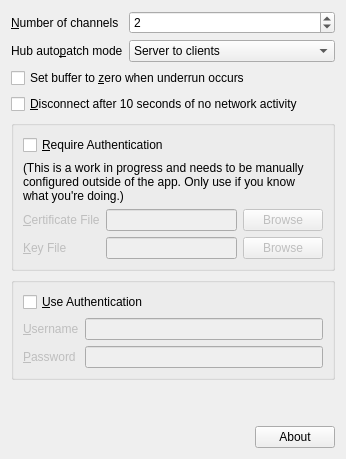
      <widget class="QWidget" name="basicTab">
       <property name="enabled">
        <bool>true</bool>
       </property>
       <attribute name="title">
        <string>Basic options</string>
       </attribute>
       <layout class="QGridLayout" name="gridLayout_3">
        <item row="0" column="1" colspan="2">
         <widget class="QSpinBox" name="channelSpinBox">
          <property name="sizePolicy">
           <sizepolicy hsizetype="Minimum" vsizetype="Fixed">
            <horstretch>0</horstretch>
            <verstretch>0</verstretch>
           </sizepolicy>
          </property>
          <property name="toolTip">
           <string>Number of input and output channels.</string>
          </property>
          <property name="minimum">
           <number>1</number>
          </property>
          <property name="value">
           <number>2</number>
          </property>
         </widget>
        </item>
        <item row="0" column="0">
         <widget class="QLabel" name="channelLabel">
          <property name="sizePolicy">
           <sizepolicy hsizetype="Maximum" vsizetype="Preferred">
            <horstretch>0</horstretch>
            <verstretch>0</verstretch>
           </sizepolicy>
          </property>
          <property name="text">
           <string>&amp;Number of channels</string>
          </property>
          <property name="buddy">
           <cstring>channelSpinBox</cstring>
          </property>
         </widget>
        </item>
        <item row="6" column="0" colspan="3">
         <widget class="QGroupBox" name="authGroupBox">
          <property name="enabled">
           <bool>true</bool>
          </property>
          <property name="title">
           <string/>
          </property>
          <layout class="QGridLayout" name="gridLayout_6">
           <item row="0" column="0" colspan="2">
            <widget class="QCheckBox" name="authCheckBox">
             <property name="text">
              <string>&amp;Use Authentication</string>
             </property>
            </widget>
           </item>
           <item row="3" column="1">
            <widget class="QLineEdit" name="passwordEdit">
             <property name="enabled">
              <bool>false</bool>
             </property>
             <property name="echoMode">
              <enum>QLineEdit::Password</enum>
             </property>
             <property name="cursorPosition">
              <number>0</number>
             </property>
            </widget>
           </item>
           <item row="2" column="1">
            <widget class="QLineEdit" name="usernameEdit">
             <property name="enabled">
              <bool>false</bool>
             </property>
            </widget>
           </item>
           <item row="3" column="0">
            <widget class="QLabel" name="passwordLabel">
             <property name="enabled">
              <bool>false</bool>
             </property>
             <property name="text">
              <string>&amp;Password</string>
             </property>
             <property name="buddy">
              <cstring>passwordEdit</cstring>
             </property>
            </widget>
           </item>
           <item row="2" column="0">
            <widget class="QLabel" name="usernameLabel">
             <property name="enabled">
              <bool>false</bool>
             </property>
             <property name="text">
              <string>&amp;Username</string>
             </property>
             <property name="buddy">
              <cstring>usernameEdit</cstring>
             </property>
            </widget>
           </item>
          </layout>
         </widget>
        </item>
        <item row="9" column="0" colspan="3">
         <layout class="QHBoxLayout" name="aboutLayout">
          <item>
           <spacer name="aboutSpacer">
            <property name="orientation">
             <enum>Qt::Horizontal</enum>
            </property>
            <property name="sizeHint" stdset="0">
             <size>
              <width>40</width>
              <height>20</height>
             </size>
            </property>
           </spacer>
          </item>
          <item>
           <widget class="QPushButton" name="aboutButton">
            <property name="text">
             <string>About</string>
            </property>
           </widget>
          </item>
         </layout>
        </item>
        <item row="1" column="0">
         <widget class="QLabel" name="autoPatchLabel">
          <property name="sizePolicy">
           <sizepolicy hsizetype="Maximum" vsizetype="Preferred">
            <horstretch>0</horstretch>
            <verstretch>0</verstretch>
           </sizepolicy>
          </property>
          <property name="text">
           <string>Hub auto&amp;patch mode</string>
          </property>
          <property name="buddy">
           <cstring>autoPatchComboBox</cstring>
          </property>
         </widget>
        </item>
        <item row="3" column="0" colspan="3">
         <widget class="QCheckBox" name="zeroCheckBox">
          <property name="toolTip">
           <string>Silence the audio when there's a buffer underrun.</string>
          </property>
          <property name="text">
           <string>Set buffer to &amp;zero when underrun occurs</string>
          </property>
         </widget>
        </item>
        <item row="4" column="0" colspan="3">
         <widget class="QCheckBox" name="timeoutCheckBox">
          <property name="toolTip">
           <string>Stop JackTrip if no network traffic has been received for 10 seconds.</string>
          </property>
          <property name="text">
           <string>&amp;Disconnect after 10 seconds of no network activity</string>
          </property>
         </widget>
        </item>
        <item row="7" column="0">
         <spacer name="basicVerticalSpacer">
          <property name="orientation">
           <enum>Qt::Vertical</enum>
          </property>
          <property name="sizeType">
           <enum>QSizePolicy::Expanding</enum>
          </property>
          <property name="sizeHint" stdset="0">
           <size>
            <width>20</width>
            <height>40</height>
           </size>
          </property>
         </spacer>
        </item>
        <item row="1" column="1" colspan="2">
         <widget class="QComboBox" name="autoPatchComboBox">
          <property name="toolTip">
           <string>Select how you want audio to be routed by the hub server.</string>
          </property>
          <property name="currentIndex">
           <number>0</number>
          </property>
          <item>
           <property name="text">
            <string>Server to clients</string>
           </property>
          </item>
          <item>
           <property name="text">
            <string>Client loopback</string>
           </property>
          </item>
          <item>
           <property name="text">
            <string>Client fan out/in but no loopback</string>
           </property>
          </item>
          <item>
           <property name="text">
            <string>Full Mix</string>
           </property>
          </item>
          <item>
           <property name="text">
            <string>No auto patching</string>
           </property>
          </item>
         </widget>
        </item>
        <item row="5" column="0" colspan="3">
         <widget class="QGroupBox" name="requireAuthGroupBox">
          <property name="title">
           <string/>
          </property>
          <layout class="QGridLayout" name="gridLayout_7">
           <item row="2" column="0">
            <widget class="QLabel" name="certLabel">
             <property name="enabled">
              <bool>false</bool>
             </property>
             <property name="text">
              <string>&amp;Certificate File</string>
             </property>
             <property name="buddy">
              <cstring>certEdit</cstring>
             </property>
            </widget>
           </item>
           <item row="3" column="0">
            <widget class="QLabel" name="keyLabel">
             <property name="enabled">
              <bool>false</bool>
             </property>
             <property name="text">
              <string>&amp;Key File</string>
             </property>
             <property name="buddy">
              <cstring>keyEdit</cstring>
             </property>
            </widget>
           </item>
           <item row="3" column="2">
            <widget class="QPushButton" name="keyBrowse">
             <property name="enabled">
              <bool>false</bool>
             </property>
             <property name="text">
              <string>Browse</string>
             </property>
            </widget>
           </item>
           <item row="0" column="0" colspan="2">
            <widget class="QCheckBox" name="requireAuthCheckBox">
             <property name="text">
              <string>&amp;Require Authentication</string>
             </property>
            </widget>
           </item>
           <item row="2" column="1">
            <widget class="QLineEdit" name="certEdit">
             <property name="enabled">
              <bool>false</bool>
             </property>
            </widget>
           </item>
           <item row="2" column="2">
            <widget class="QPushButton" name="certBrowse">
             <property name="enabled">
              <bool>false</bool>
             </property>
             <property name="text">
              <string>Browse</string>
             </property>
            </widget>
           </item>
           <item row="3" column="1">
            <widget class="QLineEdit" name="keyEdit">
             <property name="enabled">
              <bool>false</bool>
             </property>
            </widget>
           </item>
           <item row="1" column="0" colspan="3">
            <widget class="QLabel" name="authDisclaimerLabel">
             <property name="text">
              <string>(This is a work in progress and needs to be manually configured outside of the app. Only use if you know what you're doing.)</string>
             </property>
             <property name="wordWrap">
              <bool>true</bool>
             </property>
            </widget>
           </item>
          </layout>
         </widget>
        </item>
       </layout>
      </widget>
